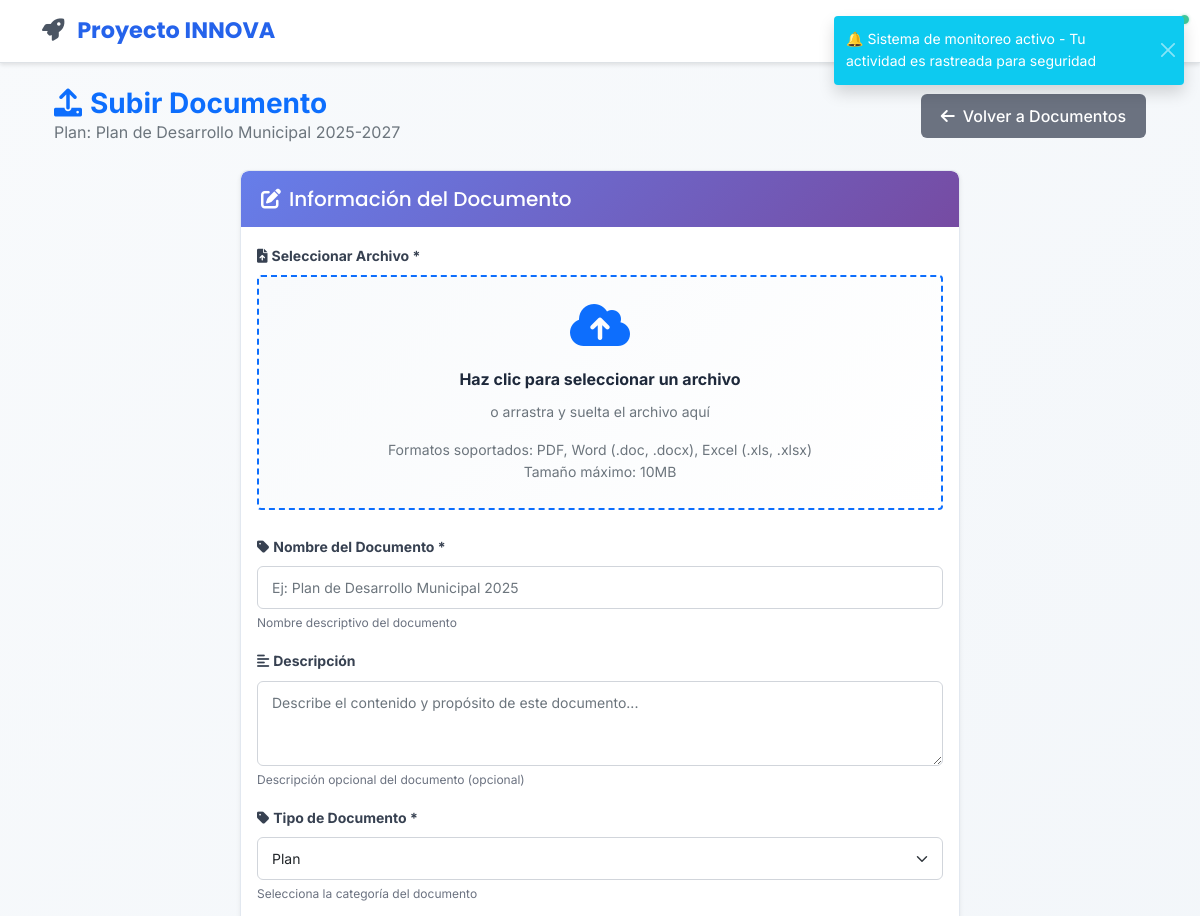
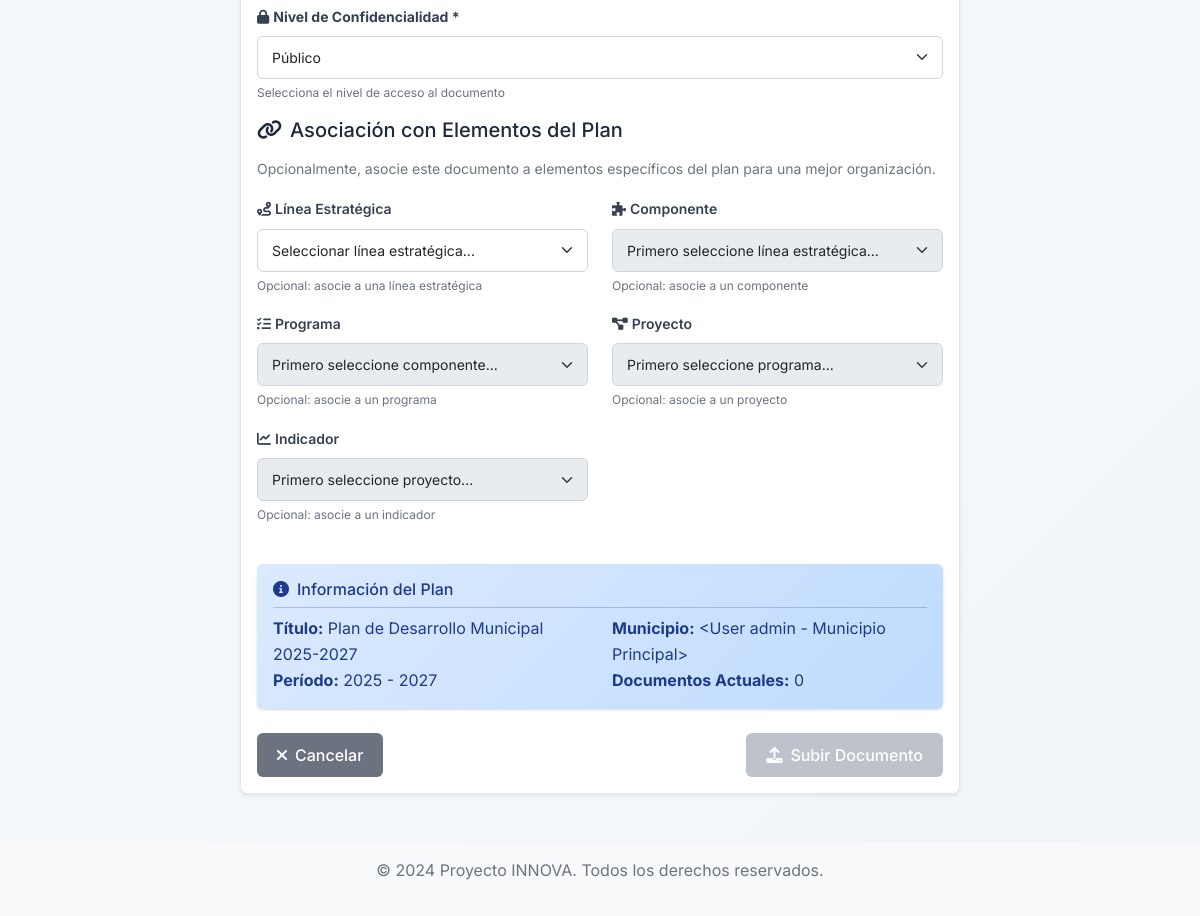
Before: /planes/1/documentos/subir (signed in) with the older database file (2 pictures, top to bottom).
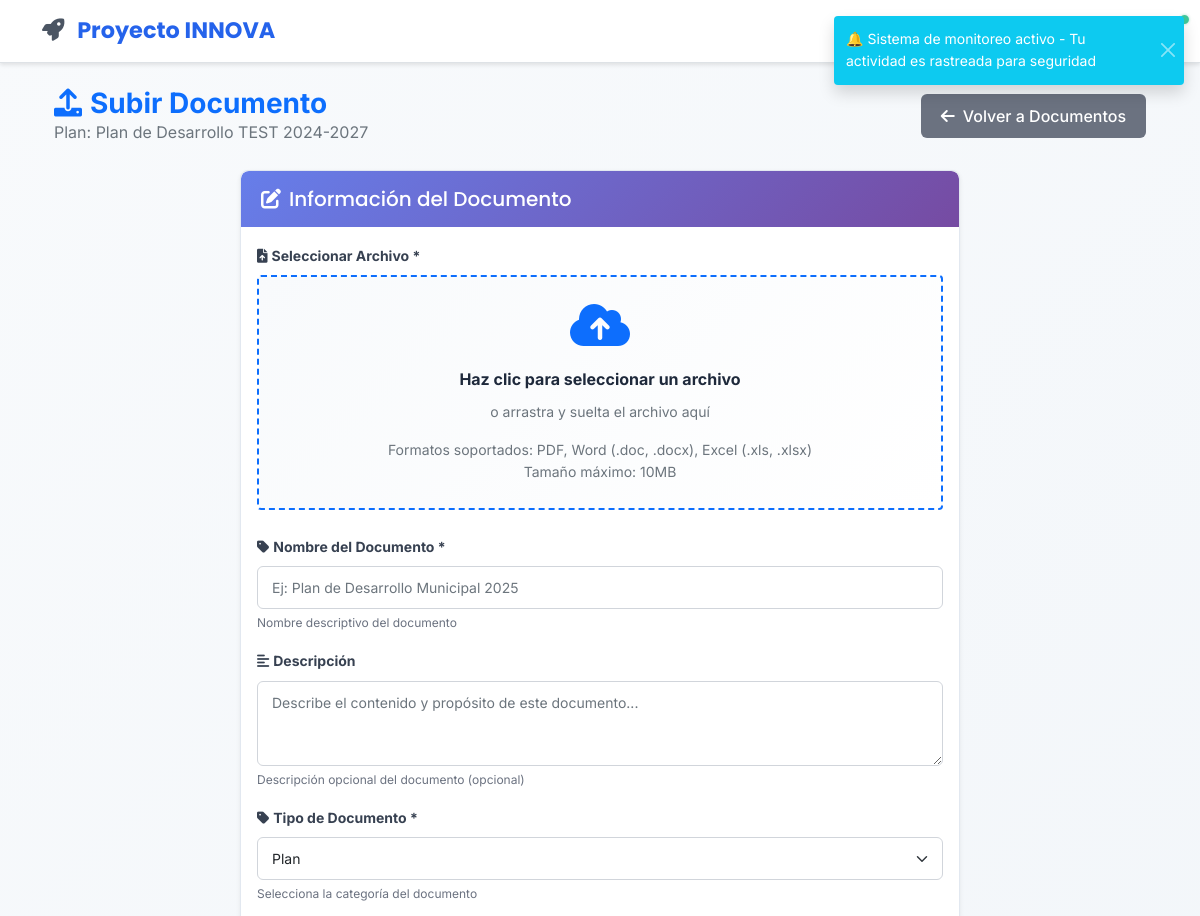
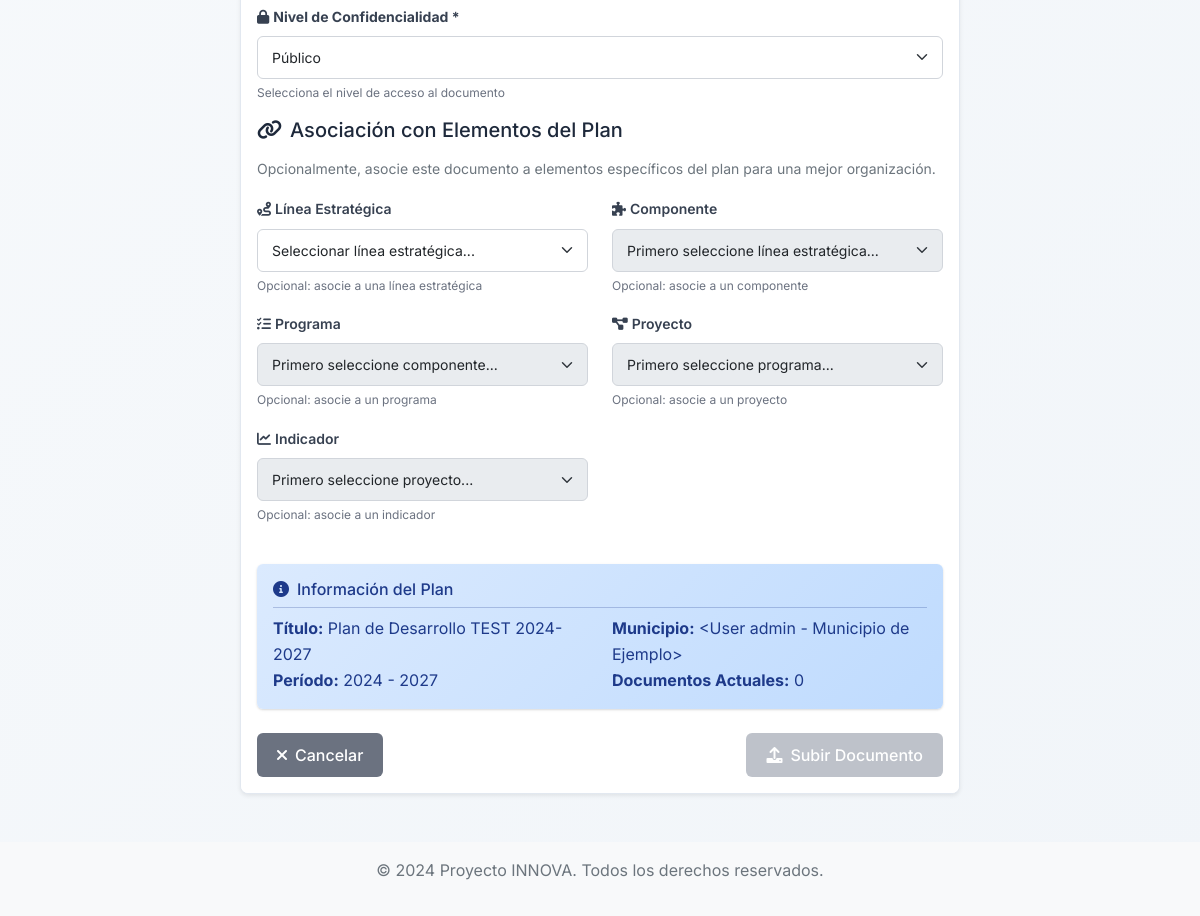
After: the same page with the newer database file (2 pictures, top to bottom).
### app/models/plan_desarrollo.py (models this page shows, shortened)
class PlanDesarrollo(db.Model):
    __tablename__ = 'planes_desarrollo'
    id = db.Column(db.Integer, primary_key=True)
    titulo = db.Column(db.String(200), nullable=False)
    descripcion = db.Column(db.Text)
    anio_inicio = db.Column(db.Integer, nullable=False)
    anio_fin = db.Column(db.Integer, nullable=False)
    estado = db.Column(db.String(20), default='borrador')  # borrador, activo, finalizado, cancelado
    municipio_id = db.Column(db.Integer, db.ForeignKey('users.id'), nullable=False)
    municipio = db.relationship('User', backref=db.backref('planes_desarrollo', lazy=True))
    created_at = db.Column(db.DateTime, default=datetime.utcnow)
    updated_at = db.Column(db.DateTime, default=datetime.utcnow, onupdate=datetime.utcnow)
    presupuesto_total = db.Column(db.Float, default=0.0)
    prioridad = db.Column(db.String(20), default='media')  # baja, media, alta, critica

### app/models/user.py (models this page shows, shortened)
class User(UserMixin, db.Model):
    __tablename__ = 'users'
    id = db.Column(db.Integer, primary_key=True)
    username = db.Column(db.String(64), unique=True, nullable=False, index=True)
    email = db.Column(db.String(120), unique=True, nullable=False, index=True)
    password_hash = db.Column(db.String(256), nullable=False)
    first_name = db.Column(db.String(64), nullable=False)
    last_name = db.Column(db.String(64), nullable=False)
    position = db.Column(db.String(100))  # Cargo en la alcaldía
    municipality = db.Column(db.String(100), nullable=False)  # Nombre de la alcaldía
    department = db.Column(db.String(100), nullable=False)  # Departamento/Estado
    municipality_code = db.Column(db.String(20))  # Código único de la alcaldía
    is_active = db.Column(db.Boolean, default=True)
    created_at = db.Column(db.DateTime, default=datetime.utcnow)
    updated_at = db.Column(db.DateTime, default=datetime.utcnow, onupdate=datetime.utcnow)
    last_login = db.Column(db.DateTime)
    legacy_role = db.Column(db.String(20), default='viewer')  # Mantener para compatibilidad
    active_roles = db.relationship('UserRole',
                                 foreign_keys='UserRole.user_id',
                                 lazy=True,
                                 primaryjoin="and_(User.id==UserRole.user_id, UserRole.is_active==True)")
    user_roles = db.relationship('UserRole',
                               foreign_keys='UserRole.user_id',
                               lazy=True,
                               overlaps="active_roles")
    @property
    def password(self):
        raise AttributeError('La contraseña no es un atributo legible')
    @property
    def role(self):
        return self.legacy_role
    def is_admin(self):
        if self.active_roles:
            admin_names = ['admin', 'administrador']
            return any(ur.role.name.lower() in admin_names for ur in self.active_roles)
        return self.legacy_role == 'admin'
    def __repr__(self):
        return f'<User {self.username} - {self.municipality}>'

### app/views/planes.py (the view)
@planes_bp.route('/<int:plan_id>/documentos/subir', methods=['GET', 'POST'])
@login_required
def subir_documento(plan_id):
    plan = get_plan_or_404(plan_id, current_user)
    form = DocumentoForm()
    current_app.logger.info(f"Método de request: {request.method}")
    current_app.logger.info(f"Formulario validado: {form.validate_on_submit()}")
    current_app.logger.info(f"Datos del formulario: {request.form}")
    if request.method == 'POST':
        current_app.logger.info(f"Campos del formulario: {list(form._fields.keys())}")
        for field_name in form._fields:
            field = form._fields[field_name]
            current_app.logger.info(f"Campo {field_name}: {getattr(form, field_name).data} (errores: {getattr(form, field_name).errors})")
    if form.validate_on_submit():
        current_app.logger.info("Formulario validado correctamente")
        file = form.archivo.data
        current_app.logger.info(f"Archivo recibido: {file}")
        if file:
            current_app.logger.info(f"Nombre del archivo: {file.filename}")
            current_app.logger.info(f"Tamaño del archivo: {getattr(file, 'content_length', 'N/A')}")
            filename = secure_filename(file.filename)
            upload_dir = os.path.join(current_app.config['UPLOAD_FOLDER'], 'planes', str(plan_id))
            os.makedirs(upload_dir, exist_ok=True)
            file_path = os.path.join(upload_dir, filename)
            current_app.logger.info(f"Guardando archivo en: {file_path}")
            file.save(file_path)
            current_app.logger.info(f"Archivo guardado exitosamente")
            if os.path.exists(file_path):
                current_app.logger.info(f"Archivo verificado en disco: {os.path.getsize(file_path)} bytes")
            else:
                current_app.logger.error(f"Archivo NO encontrado en disco: {file_path}")
            current_app.logger.info("Creando registro en base de datos...")
            documento = Documento(
                titulo=form.titulo.data,
                descripcion=form.descripcion.data,
                nombre_original=file.filename,
                nombre_archivo=filename,
                ruta_archivo=file_path,
                tamano=os.path.getsize(file_path),
                tipo_mime=file.mimetype,
                extension=os.path.splitext(filename)[1][1:],
                tipo_documento=form.tipo_documento.data,
                categoria=None,  # Campo eliminado del formulario
                confidencialidad=form.confidencialidad.data,
                plan_id=plan.id,
                linea_estrategica_id=request.form.get('linea_estrategica_id'),
                componente_id=request.form.get('componente_id'),
                programa_id=request.form.get('programa_id'),
                proyecto_id=request.form.get('proyecto_id'),
                indicador_id=request.form.get('indicador_id'),
                usuario_id=current_user.id
            )
            current_app.logger.info(f"Datos del documento: título={documento.titulo}, tipo={documento.tipo_documento}")
            db.session.add(documento)
            current_app.logger.info("Documento agregado a la sesión")
            db.session.commit()
            current_app.logger.info(f"Documento guardado exitosamente con ID: {documento.id}")
            flash('Documento subido exitosamente.', 'success')
            return redirect(url_for('planes.documentos', plan_id=plan_id))
        else:
            current_app.logger.warning("No se recibió ningún archivo")
    else:
        current_app.logger.warning("Formulario NO validado")
        current_app.logger.warning(f"Errores del formulario: {form.errors}")
    if request.method == 'POST':
        current_app.logger.info(f"Mostrando errores del formulario al usuario: {form.errors}")
    return render_template('planes/subir_documento.html', title='Subir Documento', form=form, plan=plan)

### app/views/planes.py (called while the page is built)
def get_plan_or_404(plan_id, current_user):
    puede_ver_global = current_user.is_admin() or current_user.is_editor()
    if puede_ver_global:
        plan = PlanDesarrollo.query.filter_by(id=plan_id).first_or_404()
    else:
        plan = PlanDesarrollo.query.filter_by(id=plan_id, municipio=current_user).first_or_404()
    return plan

### app/templates/planes/subir_documento.html (shortened to what the changed rows need)
{% extends "base.html" %}
{% block content %}
<div class="container-fluid mt-4">
    <div class="row mb-4">
        <div class="col-12">
            <div class="d-flex justify-content-between align-items-center">
                <div>
                    <h1 class="h3 mb-0 text-primary fw-bold">
                        <i class="fas fa-upload me-2"></i>Subir Documento
                    </h1>
                    <p class="text-muted mb-0">Plan: {{ plan.titulo }}</p>
                </div>
            </div>
        </div>
    </div>
    <div class="row">
        <div class="col-lg-8 mx-auto">
            <div class="card shadow-sm">
                <div class="card-body">
                    <form method="POST" enctype="multipart/form-data">
                        <div class="alert alert-info border-0">
                            <div class="row">
                                <div class="col-md-6">
                                    <strong>Título:</strong> {{ plan.titulo }}
                                </div>
                                <div class="col-md-6">
                                    <strong>Municipio:</strong> {{ plan.municipio }}
                                </div>
                                <div class="col-md-6">
                                    <strong>Período:</strong> {{ plan.anio_inicio }} - {{ plan.anio_fin }}
                                </div>
                                <div class="col-md-6">
                                    <strong>Documentos Actuales:</strong> {{ plan.documentos|length if plan.documentos else 0 }}
                                </div>
                            </div>
                        </div>
                    </form>
                </div>
            </div>
        </div>
    </div>
</div>
{% endblock %}

Changed rows visible on the page:
changed PlanDesarrollo: titulo "Plan de Desarrollo Municipal 2025-2027" → "Plan de Desarrollo TEST 2024-2027"; anio_inicio "2025" → "2024"
changed User: municipio "<User admin - Municipio Principal>" → "<User admin - Municipio de Ejemplo>"
